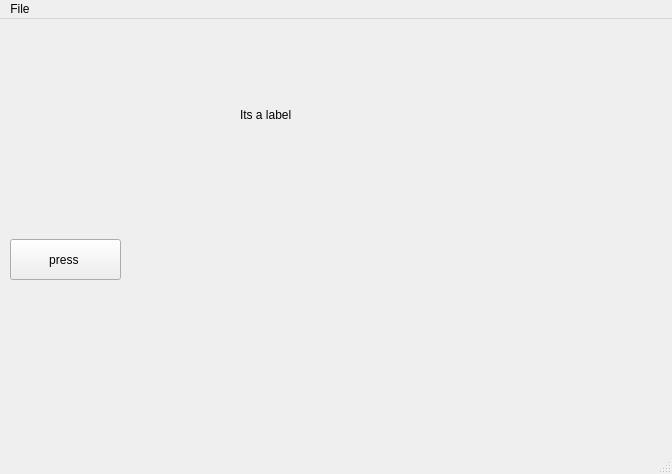
<?xml version="1.0" encoding="UTF-8"?>
<ui version="4.0">
 <class>MainWindow</class>
 <widget class="QMainWindow" name="MainWindow">
  <property name="geometry">
   <rect>
    <x>0</x>
    <y>0</y>
    <width>672</width>
    <height>474</height>
   </rect>
  </property>
  <property name="windowTitle">
   <string>MainWindow</string>
  </property>
  <widget class="QWidget" name="centralwidget">
   <widget class="QLabel" name="label">
    <property name="geometry">
     <rect>
      <x>240</x>
      <y>70</y>
      <width>111</width>
      <height>51</height>
     </rect>
    </property>
    <property name="text">
     <string>Its a label </string>
    </property>
   </widget>
   <widget class="QPushButton" name="button1">
    <property name="geometry">
     <rect>
      <x>10</x>
      <y>220</y>
      <width>111</width>
      <height>41</height>
     </rect>
    </property>
    <property name="text">
     <string>press </string>
    </property>
   </widget>
  </widget>
  <widget class="QMenuBar" name="menubar">
   <property name="geometry">
    <rect>
     <x>0</x>
     <y>0</y>
     <width>672</width>
     <height>21</height>
    </rect>
   </property>
   <widget class="QMenu" name="menuFile">
    <property name="title">
     <string>File</string>
    </property>
   </widget>
   <addaction name="menuFile"/>
  </widget>
  <widget class="QStatusBar" name="statusbar"/>
 </widget>
 <resources/>
 <connections/>
</ui>
